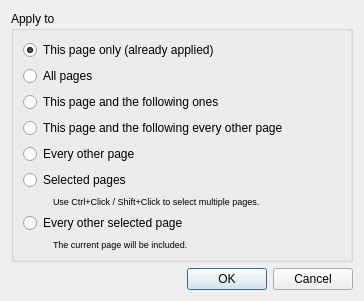
<?xml version="1.0" encoding="UTF-8"?>
<ui version="4.0">
 <class>OrientationApplyDialog</class>
 <widget class="QDialog" name="OrientationApplyDialog">
  <property name="windowModality">
   <enum>Qt::WindowModal</enum>
  </property>
  <property name="geometry">
   <rect>
    <x>0</x>
    <y>0</y>
    <width>364</width>
    <height>294</height>
   </rect>
  </property>
  <property name="windowTitle">
   <string>Fix Orientation</string>
  </property>
  <layout class="QVBoxLayout">
   <item>
    <widget class="QGroupBox" name="groupBox">
     <property name="title">
      <string>Apply to</string>
     </property>
     <layout class="QVBoxLayout" name="verticalLayout_5">
      <item>
       <widget class="QRadioButton" name="thisPageOnlyRB">
        <property name="text">
         <string>This page only (already applied)</string>
        </property>
        <property name="checked">
         <bool>true</bool>
        </property>
       </widget>
      </item>
      <item>
       <widget class="QRadioButton" name="allPagesRB">
        <property name="text">
         <string>All pages</string>
        </property>
       </widget>
      </item>
      <item>
       <widget class="QRadioButton" name="thisPageAndFollowersRB">
        <property name="text">
         <string>This page and the following ones</string>
        </property>
       </widget>
      </item>
      <item>
       <widget class="QRadioButton" name="thisEveryOtherRB">
        <property name="text">
         <string extracomment="All odd or even pages, depending on the current page being odd or even.">This page and the following every other page</string>
        </property>
       </widget>
      </item>
      <item>
       <widget class="QRadioButton" name="everyOtherRB">
        <property name="text">
         <string extracomment="All odd or even pages, depending on the current page being odd or even.">Every other page</string>
        </property>
       </widget>
      </item>
      <item>
       <widget class="QRadioButton" name="selectedPagesRB">
        <property name="text">
         <string>Selected pages</string>
        </property>
       </widget>
      </item>
      <item>
       <layout class="QHBoxLayout" name="horizontalLayout_3">
        <item>
         <spacer name="horizontalSpacer_6">
          <property name="orientation">
           <enum>Qt::Horizontal</enum>
          </property>
          <property name="sizeType">
           <enum>QSizePolicy::Fixed</enum>
          </property>
          <property name="sizeHint" stdset="0">
           <size>
            <width>30</width>
            <height>0</height>
           </size>
          </property>
         </spacer>
        </item>
        <item>
         <widget class="QLabel" name="selectedPagesHint">
          <property name="font">
           <font>
            <pointsize>7</pointsize>
           </font>
          </property>
          <property name="text">
           <string>Use Ctrl+Click / Shift+Click to select multiple pages.</string>
          </property>
         </widget>
        </item>
       </layout>
      </item>
      <item>
       <widget class="QRadioButton" name="everyOtherSelectedRB">
        <property name="text">
         <string>Every other selected page</string>
        </property>
       </widget>
      </item>
      <item>
       <layout class="QHBoxLayout" name="horizontalLayout_5">
        <item>
         <spacer name="horizontalSpacer_5">
          <property name="orientation">
           <enum>Qt::Horizontal</enum>
          </property>
          <property name="sizeType">
           <enum>QSizePolicy::Fixed</enum>
          </property>
          <property name="sizeHint" stdset="0">
           <size>
            <width>30</width>
            <height>0</height>
           </size>
          </property>
         </spacer>
        </item>
        <item>
         <widget class="QLabel" name="everyOtherSelectedHint">
          <property name="font">
           <font>
            <pointsize>7</pointsize>
           </font>
          </property>
          <property name="text">
           <string>The current page will be included.</string>
          </property>
         </widget>
        </item>
       </layout>
      </item>
     </layout>
    </widget>
   </item>
   <item>
    <spacer>
     <property name="orientation">
      <enum>Qt::Vertical</enum>
     </property>
     <property name="sizeHint" stdset="0">
      <size>
       <width>17</width>
       <height>0</height>
      </size>
     </property>
    </spacer>
   </item>
   <item>
    <widget class="QDialogButtonBox" name="buttonBox">
     <property name="orientation">
      <enum>Qt::Horizontal</enum>
     </property>
     <property name="standardButtons">
      <set>QDialogButtonBox::Cancel|QDialogButtonBox::Ok</set>
     </property>
    </widget>
   </item>
  </layout>
 </widget>
 <resources/>
 <connections>
  <connection>
   <sender>buttonBox</sender>
   <signal>rejected()</signal>
   <receiver>OrientationApplyDialog</receiver>
   <slot>reject()</slot>
   <hints>
    <hint type="sourcelabel">
     <x>319</x>
     <y>252</y>
    </hint>
    <hint type="destinationlabel">
     <x>286</x>
     <y>256</y>
    </hint>
   </hints>
  </connection>
 </connections>
</ui>
